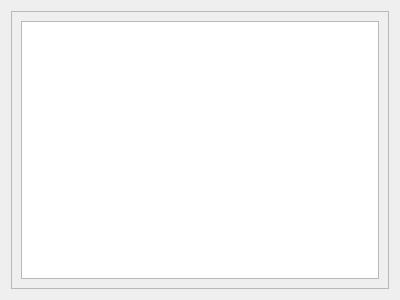
<?xml version="1.0" encoding="UTF-8"?>
<ui version="4.0">
 <class>Frame</class>
 <widget class="QFrame" name="Frame">
  <property name="geometry">
   <rect>
    <x>0</x>
    <y>0</y>
    <width>400</width>
    <height>300</height>
   </rect>
  </property>
  <property name="windowTitle">
   <string>Frame</string>
  </property>
  <layout class="QGridLayout" name="gridLayout">
   <item row="0" column="0">
    <widget class="QFrame" name="frame">
     <property name="frameShape">
      <enum>QFrame::StyledPanel</enum>
     </property>
     <property name="frameShadow">
      <enum>QFrame::Raised</enum>
     </property>
     <layout class="QGridLayout" name="gridLayout_2">
      <item row="0" column="0">
       <widget class="QListWidget" name="listwidget_local_setting_list"/>
      </item>
     </layout>
    </widget>
   </item>
  </layout>
 </widget>
 <resources/>
 <connections/>
</ui>
